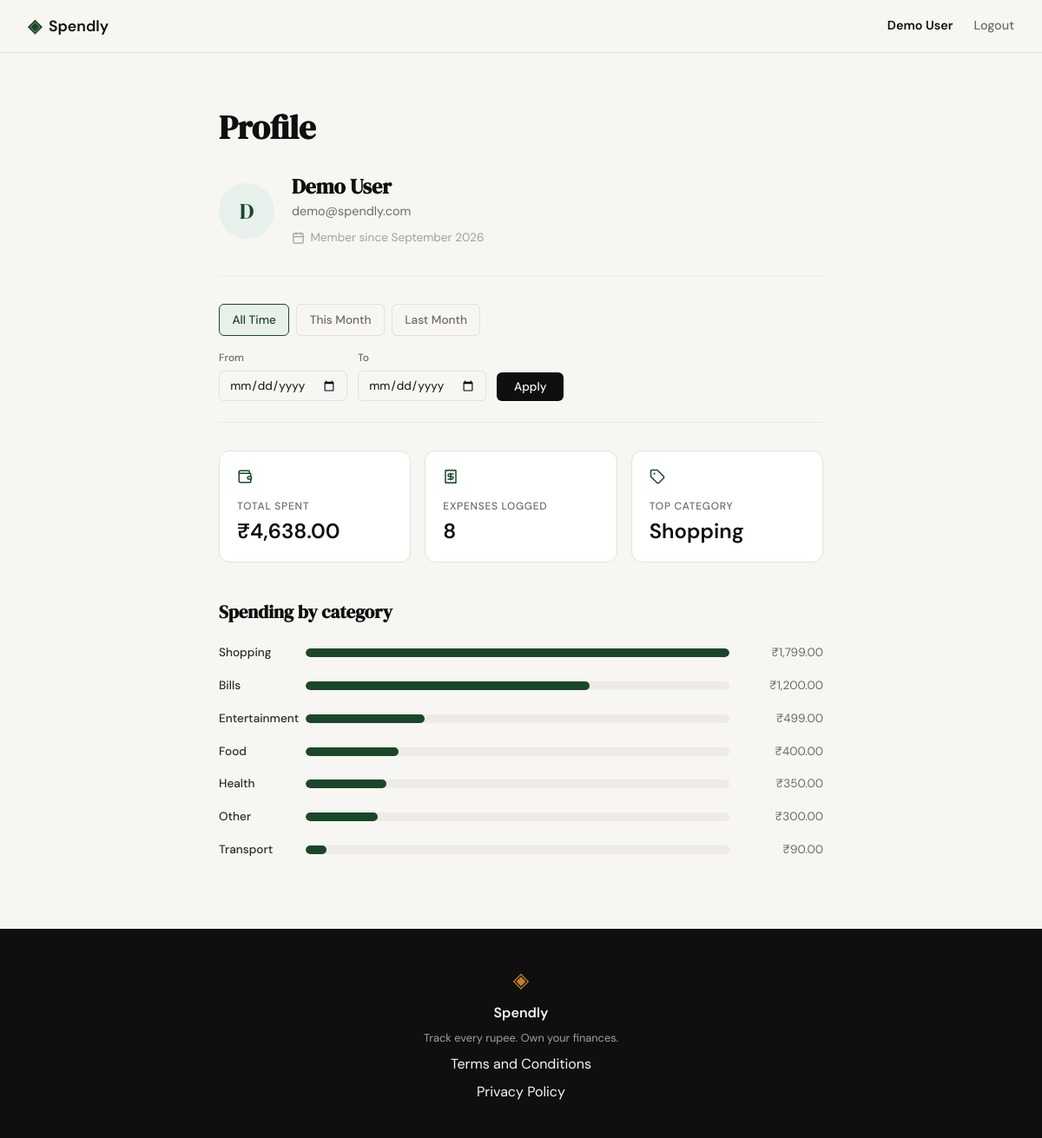
Screenshot of /profile (signed in) with the database file from the repository.
### tables this page shows
CREATE TABLE users (
    id            INTEGER PRIMARY KEY AUTOINCREMENT,
    name          TEXT NOT NULL,
    email         TEXT NOT NULL UNIQUE,
    password_hash TEXT NOT NULL,
    created_at    TEXT NOT NULL DEFAULT (datetime('now'))
);

CREATE TABLE expenses (
    id          INTEGER PRIMARY KEY AUTOINCREMENT,
    user_id     INTEGER NOT NULL REFERENCES users(id),
    amount      REAL    NOT NULL,
    category    TEXT    NOT NULL,
    date        TEXT    NOT NULL,          -- 'YYYY-MM-DD'
    description TEXT,
    created_at  TEXT    NOT NULL DEFAULT (datetime('now'))
);

### app.py (the view)
@app.route("/profile")
@login_required
def profile():
    start, end = _parse_date_range(request.args.get("start"), request.args.get("end"))
    is_filtered = start is not None
    params = [g.user["id"]]
    date_clause = ""
    if is_filtered:
        date_clause = " AND date >= ? AND date <= ?"
        params += [start, end]
    conn = get_db()
    try:
        summary = conn.execute(
            "SELECT COUNT(*) AS count, COALESCE(SUM(amount), 0) AS total "
            "FROM expenses WHERE user_id = ?" + date_clause,
            params,
        ).fetchone()
        rows = conn.execute(
            "SELECT category, SUM(amount) AS total "
            "FROM expenses WHERE user_id = ?" + date_clause + " "
            "GROUP BY category ORDER BY total DESC",
            params,
        ).fetchall()
    finally:
        conn.close()
    top_total = rows[0]["total"] if rows else 0
    breakdown = [
        {
            "category": row["category"],
            "total": row["total"],
            "pct": round(row["total"] / top_total * 100) if top_total else 0,
        }
        for row in rows
    ]
    top_category = rows[0]["category"] if rows else None
    if top_category:
        top_category_display = top_category
    elif is_filtered:
        top_category_display = "No expenses in this range"
    else:
        top_category_display = "No expenses yet"
    this_month_start, this_month_end = _month_range(0)
    last_month_start, last_month_end = _month_range(-1)
    return render_template(
        "profile.html",
        expense_count=summary["count"],
        total_spent=summary["total"],
        top_category_display=top_category_display,
        breakdown=breakdown,
        member_since=_month_year(g.user["created_at"]),
        selected_start=start or "",
        selected_end=end or "",
        is_filtered=is_filtered,
        active_filter=_classify_filter(start, end),
        this_month_start=this_month_start,
        this_month_end=this_month_end,
        last_month_start=last_month_start,
        last_month_end=last_month_end,
    )

### app.py (called while the page is built, shortened)
@app.before_request
def load_logged_in_user():
    user_id = session.get("user_id")
    if user_id is None:
        g.user = None
        return
    conn = get_db()
    try:
        g.user = conn.execute(
            "SELECT id, name, email, created_at FROM users WHERE id = ?", (user_id,)
        ).fetchone()
    finally:
        conn.close()

@app.context_processor
def inject_current_user():
    return {"current_user": g.get("user")}

def login_required(view):
    @wraps(view)
    def wrapped(*args, **kwargs):
        if g.user is None:
            return redirect(url_for("login"))
        return view(*args, **kwargs)
    return wrapped

def _month_year(timestamp):
    if not timestamp:
        return None
    try:
        return datetime.strptime(str(timestamp)[:19], "%Y-%m-%d %H:%M:%S").strftime(
            "%B %Y"
        )
    except ValueError:
        return None

@app.template_filter("rupees")
def rupees(value):
    try:
        amount = float(value)
    except (TypeError, ValueError):
        amount = 0.0
    return f"₹{amount:,.2f}"

def _parse_date_range(start_raw, end_raw):
    if not start_raw or not end_raw:
        return None, None

def _month_range(offset=0):
    today = date.today()
    month_index = today.month - 1 + offset
    year = today.year + month_index // 12
    month = month_index % 12 + 1
    start = date(year, month, 1)
    end = date(year, month, calendar.monthrange(year, month)[1])
    return start.strftime("%Y-%m-%d"), end.strftime("%Y-%m-%d")

def _classify_filter(start, end):
    if start is None:
        return "all_time"
    if (start, end) == _month_range(0):
        return "this_month"
    if (start, end) == _month_range(-1):
        return "last_month"
    return "custom"

### database/db.py (called while the page is built)
def get_db():
    conn = sqlite3.connect(DB_PATH)
    conn.row_factory = sqlite3.Row
    conn.execute("PRAGMA foreign_keys = ON")
    return conn

### templates/profile.html (shortened to what this page needs)
{% extends "base.html" %}
{% block head %}<link rel="stylesheet" href="{{ url_for('static', filename='css/profile.css') }}">{% endblock %}
{% block content %}
<section class="profile">
    <div class="profile-inner">
        <h1 class="profile-heading">Profile</h1>
        <div class="profile-identity">
            <div class="profile-avatar">{{ current_user.name[:1] | upper }}</div>
            <div class="profile-identity-text">
                <h2 class="profile-name">{{ current_user.name }}</h2>
                <p class="profile-email">{{ current_user.email }}</p>
                {% if member_since %}
                <p class="profile-meta">
                    <i data-lucide="calendar"></i> Member since {{ member_since }}
                </p>
                {% endif %}
            </div>
        </div>
        <div class="profile-filter">
            <nav class="profile-filter-quick">
                <a href="{{ url_for('profile') }}"
                   class="profile-filter-link{{ ' active' if active_filter == 'all_time' else '' }}">All Time</a>
                <a href="{{ url_for('profile', start=this_month_start, end=this_month_end) }}"
                   class="profile-filter-link{{ ' active' if active_filter == 'this_month' else '' }}">This Month</a>
                <a href="{{ url_for('profile', start=last_month_start, end=last_month_end) }}"
                   class="profile-filter-link{{ ' active' if active_filter == 'last_month' else '' }}">Last Month</a>
            </nav>
            <form class="profile-filter-form" method="get" action="{{ url_for('profile') }}">
                <div class="profile-filter-field">
                    <label for="filter-start">From</label>
                    <input type="date" id="filter-start" name="start" class="form-input" value="{{ selected_start }}">
                </div>
                <div class="profile-filter-field">
                    <label for="filter-end">To</label>
                    <input type="date" id="filter-end" name="end" class="form-input" value="{{ selected_end }}">
                </div>
                <button type="submit" class="btn-primary profile-filter-submit">Apply</button>
            </form>
        </div>
        <div class="profile-stats">
            <div class="profile-stat-card">
                <span class="profile-stat-icon"><i data-lucide="wallet"></i></span>
                <span class="profile-stat-label">Total spent</span>
                <span class="profile-stat-value">{{ total_spent | rupees }}</span>
            </div>
            <div class="profile-stat-card">
                <span class="profile-stat-icon"><i data-lucide="receipt"></i></span>
                <span class="profile-stat-label">Expenses logged</span>
                <span class="profile-stat-value">{{ expense_count }}</span>
            </div>
            <div class="profile-stat-card">
                <span class="profile-stat-icon"><i data-lucide="tag"></i></span>
                <span class="profile-stat-label">Top category</span>
                <span class="profile-stat-value">{{ top_category_display }}</span>
            </div>
        </div>
        <div class="profile-breakdown">
            <h3 class="profile-breakdown-title">Spending by category</h3>
            {% if breakdown %}
            <ul class="profile-cat-list">
                {% for row in breakdown %}
                <li class="profile-cat-row">
                    <span class="profile-cat-label">{{ row.category }}</span>
                    <span class="profile-cat-track">
                        <span class="profile-cat-bar" style="width: {{ row.pct }}%"></span>
                    </span>
                    <span class="profile-cat-amount">{{ row.total | rupees }}</span>
                </li>
                {% endfor %}
            </ul>
            {% elif is_filtered %}
            <p class="profile-empty">
                No expenses in this range — try a different range or clear the
                filter.
            </p>
            {% else %}
            <p class="profile-empty">
                No expenses yet — once you start logging, your category breakdown
                shows up here.
            </p>
            {% endif %}
        </div>
    </div>
</section>
{% endblock %}

### templates/base.html (shortened to what this page needs)
<!DOCTYPE html>
<html lang="en">
<head>
    <link rel="stylesheet" href="{{ url_for('static', filename='css/style.css') }}">
    {% block head %}{% endblock %}
</head>
<body>
    <nav class="navbar">
        <div class="nav-inner">
            <a href="{{ url_for('landing') }}" class="nav-brand">
                <span class="brand-icon">◈</span>
                <span class="brand-name">Spendly</span>
            </a>
            <div class="nav-links">
                {% if current_user %}
                <a href="{{ url_for('profile') }}" class="nav-user">{{ current_user.name }}</a>
                <a href="{{ url_for('logout') }}">Logout</a>
                {% else %}
                <a href="{{ url_for('login') }}">Sign in</a>
                <a href="{{ url_for('register') }}" class="nav-cta">Get started</a>
                {% endif %}
            </div>
        </div>
    </nav>
    <main class="main-content">
        {% block content %}{% endblock %}
    </main>
    <footer class="footer">
        <div class="footer-inner">
            <span class="brand-icon">◈</span>
            <span class="footer-name">Spendly</span>
            <p class="footer-copy">Track every rupee. Own your finances.</p>
            <a href="{{ url_for('terms') }}">Terms and Conditions</a>
            <a href="{{ url_for('privacy') }}">Privacy Policy</a>
        </div>
    </footer>
</body>
</html>

### static/css/style.css (style rules this page uses)
:root { --ink: #0f0f0f; --ink-soft: #2d2d2d; --ink-muted: #6b6b6b; --ink-faint: #a0a0a0; --paper: #f7f6f3; --paper-warm: #f0ede6; --paper-card: #ffffff; --accent: #1a472a; --accent-light: #e8f0eb; --accent-2: #c17f24; --accent-2-light: #fdf3e3; --danger: #c0392b; --danger-light: #fdecea; --border: #e4e1da; --border-soft: #eeebe4; --font-display: 'DM Serif Display', Georgia, serif; --font-body: 'DM Sans', system-ui, sans-serif; --max-width: 1200px; --auth-width: 440px; --radius-sm: 6px; --radius-md: 12px; --radius-lg: 20px; }
*, *::before, *::after { box-sizing: border-box; margin: 0; padding: 0; }
html { font-size: 16px; scroll-behavior: smooth; }
body { background: var(--paper); color: var(--ink); font-family: var(--font-body); font-size: 1rem; line-height: 1.6; -webkit-font-smoothing: antialiased; }
a { color: inherit; text-decoration: none; }
.navbar { position: sticky; top: 0; z-index: 100; background: var(--paper); border-bottom: 1px solid var(--border); padding: 0 2rem; }
.nav-inner { max-width: var(--max-width); margin: 0 auto; height: 60px; display: flex; align-items: center; justify-content: space-between; }
.nav-brand { display: flex; align-items: center; gap: 0.5rem; font-family: var(--font-body); font-weight: 600; font-size: 1.1rem; color: var(--ink); }
.brand-icon { color: var(--accent); font-size: 1.3rem; }
.brand-name { color: var(--ink); }
.nav-links { display: flex; align-items: center; gap: 1.5rem; font-size: 0.9rem; font-weight: 500; }
.nav-links a { color: var(--ink-muted); transition: color 0.2s; }
.nav-links a.nav-user { color: var(--ink); font-weight: 600; }
.main-content { min-height: calc(100vh - 60px - 100px); }
.btn-primary { display: inline-block; background: var(--ink); color: var(--paper); padding: 0.65rem 1.5rem; border-radius: var(--radius-sm); font-family: var(--font-body); font-size: 0.9rem; font-weight: 500; cursor: pointer; border: none; transition: background 0.2s; text-decoration: none; }
.form-input { width: 100%; padding: 0.6rem 0.875rem; border: 1px solid var(--border); border-radius: var(--radius-sm); font-family: var(--font-body); font-size: 0.95rem; color: var(--ink); background: var(--paper); outline: none; transition: border-color 0.2s; }
.form-input::placeholder { color: var(--ink-faint); }
.footer { background: var(--ink); color: var(--paper); padding: 2.5rem 2rem; text-align: center; }
.footer-inner { display: flex; flex-direction: column; align-items: center; gap: 0.4rem; }
.footer .brand-icon { color: var(--accent-2); font-size: 1.5rem; }
.footer-name { font-weight: 600; font-size: 1rem; }
.footer-copy { font-size: 0.8rem; color: var(--ink-faint); }

### rows the page displays
users: name "Demo User", name "D", email "demo@spendly.com"
expenses: category "Shopping", {{ row.pct }} 100 (drawn), total "₹1,799.00"
expenses: category "Bills", {{ row.pct }} 67 (drawn), total "₹1,200.00"
expenses: category "Entertainment", {{ row.pct }} 28 (drawn), total "₹499.00"
expenses: category "Health", {{ row.pct }} 19 (drawn), total "₹350.00"
expenses: category "Other", {{ row.pct }} 17 (drawn), total "₹300.00"
expenses: category "Transport", {{ row.pct }} 5 (drawn), total "₹90.00"

### other values shown
{{ member_since }} "September 2026"
{{ total_spent | rupees }} "₹4,638.00"
{{ expense_count }} "8"
{{ row.category }} "Food"
{{ row.total | rupees }} "₹400.00"
